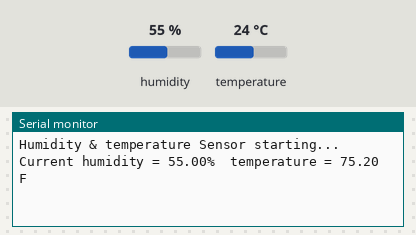
The sketch below on a simulated Arduino Uno, built with avr-gcc and run on an emulated ATmega328P. Parts: the last lines printed to the serial monitor. The inputs (shaded band) are chosen by the test bench; at power-on: humidity 55 %, temperature 24 °C.

Above: at 2.7 s.
2.8 s: humidity set to 22 %
At 8.0 s:
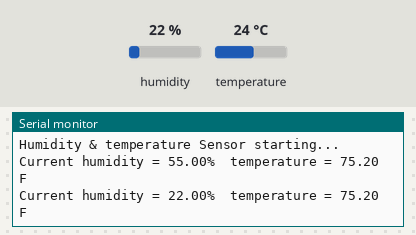
8.8 s: temperature set to 12 °C
At 12.6 s:
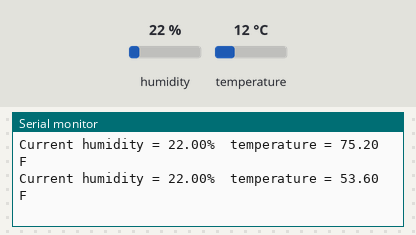
14.8 s: humidity set to 40 %
At 17.3 s:
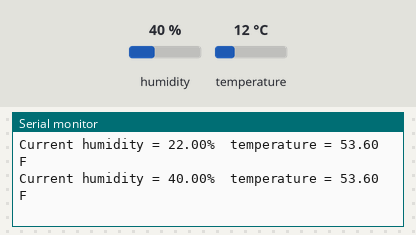
Timing chart, 0 to 18.8 s (numbered marks = the images above; inputs shaded):
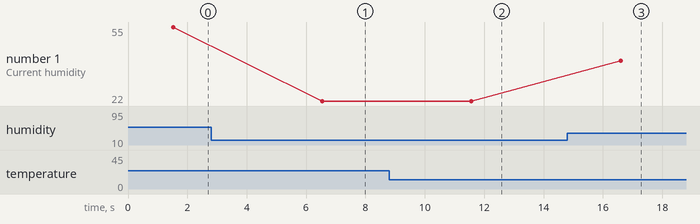

Measured:
- after the input at 2.8 s, the serial monitor: prints a new line after 3.7 s (image 1)
- after the input at 8.8 s, the serial monitor: prints a new line after 2.8 s (image 2)
- after the input at 14.8 s, the serial monitor: prints a new line after 1.8 s (image 3)
- plotted number 1: 55 → 22 after the input at 2.8 s, 22 → 40 after the input at 14.8 s

The sketch:

temperature.ino
```cpp
#include "dht.h"
#define dht_apin A0 // Analog Pin sensor is connected to

dht DHT;

void setup(){

  Serial.begin(9600);
  delay(500);//Delay to let system boot
  Serial.println("Humidity & temperature Sensor starting...\n\n");
  delay(1000);//Wait before accessing Sensor

}//end "setup()"

void loop(){
  //Start of Program

    DHT.read11(dht_apin);

    float temp_in_f = (DHT.temperature * 9.0 / 5.0) + 32;

    Serial.print("Current humidity = ");
    Serial.print(DHT.humidity);
    Serial.print("%  ");
    Serial.print("temperature = ");
    Serial.print(temp_in_f);
    Serial.println(" F");

    delay(5000);//Wait 5 seconds before accessing sensor again.

}
```
